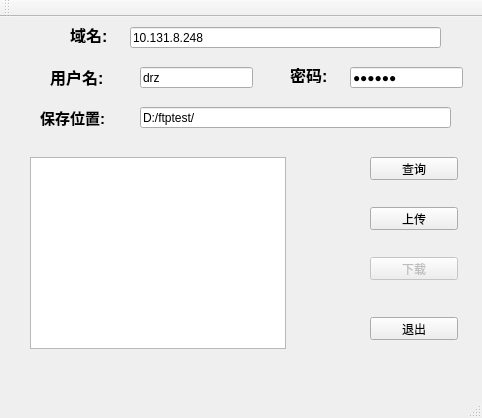
<?xml version="1.0" encoding="UTF-8"?>
<ui version="4.0">
 <class>FTPclientClass</class>
 <widget class="QMainWindow" name="FTPclientClass">
  <property name="enabled">
   <bool>true</bool>
  </property>
  <property name="geometry">
   <rect>
    <x>0</x>
    <y>0</y>
    <width>482</width>
    <height>418</height>
   </rect>
  </property>
  <property name="windowTitle">
   <string>FTPclient</string>
  </property>
  <widget class="QWidget" name="centralWidget">
   <widget class="QListWidget" name="file_list">
    <property name="geometry">
     <rect>
      <x>30</x>
      <y>140</y>
      <width>256</width>
      <height>192</height>
     </rect>
    </property>
   </widget>
   <widget class="QLineEdit" name="ip_text">
    <property name="geometry">
     <rect>
      <x>130</x>
      <y>10</y>
      <width>311</width>
      <height>21</height>
     </rect>
    </property>
    <property name="text">
     <string>10.131.8.248</string>
    </property>
   </widget>
   <widget class="QLineEdit" name="username_text">
    <property name="geometry">
     <rect>
      <x>140</x>
      <y>50</y>
      <width>113</width>
      <height>21</height>
     </rect>
    </property>
    <property name="text">
     <string>drz</string>
    </property>
   </widget>
   <widget class="QLineEdit" name="password_text">
    <property name="geometry">
     <rect>
      <x>350</x>
      <y>50</y>
      <width>113</width>
      <height>21</height>
     </rect>
    </property>
    <property name="text">
     <string>123456</string>
    </property>
    <property name="echoMode">
     <enum>QLineEdit::Password</enum>
    </property>
   </widget>
   <widget class="QPushButton" name="query_button">
    <property name="geometry">
     <rect>
      <x>370</x>
      <y>140</y>
      <width>88</width>
      <height>23</height>
     </rect>
    </property>
    <property name="text">
     <string>查询</string>
    </property>
   </widget>
   <widget class="QPushButton" name="upload_button">
    <property name="geometry">
     <rect>
      <x>370</x>
      <y>190</y>
      <width>88</width>
      <height>23</height>
     </rect>
    </property>
    <property name="text">
     <string>上传</string>
    </property>
   </widget>
   <widget class="QPushButton" name="download_button">
    <property name="enabled">
     <bool>false</bool>
    </property>
    <property name="geometry">
     <rect>
      <x>370</x>
      <y>240</y>
      <width>88</width>
      <height>23</height>
     </rect>
    </property>
    <property name="text">
     <string>下载</string>
    </property>
   </widget>
   <widget class="QPushButton" name="quit_button">
    <property name="geometry">
     <rect>
      <x>370</x>
      <y>300</y>
      <width>88</width>
      <height>23</height>
     </rect>
    </property>
    <property name="text">
     <string>退出</string>
    </property>
   </widget>
   <widget class="QLabel" name="ip_label">
    <property name="geometry">
     <rect>
      <x>70</x>
      <y>10</y>
      <width>51</width>
      <height>16</height>
     </rect>
    </property>
    <property name="font">
     <font>
      <pointsize>12</pointsize>
      <weight>75</weight>
      <bold>true</bold>
     </font>
    </property>
    <property name="text">
     <string>域名:</string>
    </property>
   </widget>
   <widget class="QLabel" name="username_label">
    <property name="geometry">
     <rect>
      <x>50</x>
      <y>50</y>
      <width>81</width>
      <height>20</height>
     </rect>
    </property>
    <property name="font">
     <font>
      <pointsize>12</pointsize>
      <weight>75</weight>
      <bold>true</bold>
     </font>
    </property>
    <property name="text">
     <string>用户名:</string>
    </property>
   </widget>
   <widget class="QLabel" name="password_label">
    <property name="geometry">
     <rect>
      <x>290</x>
      <y>50</y>
      <width>51</width>
      <height>16</height>
     </rect>
    </property>
    <property name="font">
     <font>
      <pointsize>12</pointsize>
      <weight>75</weight>
      <bold>true</bold>
     </font>
    </property>
    <property name="text">
     <string>密码:</string>
    </property>
   </widget>
   <widget class="QLineEdit" name="dir_text">
    <property name="geometry">
     <rect>
      <x>140</x>
      <y>90</y>
      <width>311</width>
      <height>21</height>
     </rect>
    </property>
    <property name="text">
     <string>D:/ftptest/</string>
    </property>
   </widget>
   <widget class="QLabel" name="dir_label">
    <property name="geometry">
     <rect>
      <x>40</x>
      <y>90</y>
      <width>91</width>
      <height>21</height>
     </rect>
    </property>
    <property name="font">
     <font>
      <pointsize>11</pointsize>
      <weight>75</weight>
      <bold>true</bold>
     </font>
    </property>
    <property name="text">
     <string>保存位置:</string>
    </property>
   </widget>
  </widget>
  <widget class="QMenuBar" name="menuBar">
   <property name="geometry">
    <rect>
     <x>0</x>
     <y>0</y>
     <width>482</width>
     <height>26</height>
    </rect>
   </property>
  </widget>
  <widget class="QToolBar" name="mainToolBar">
   <attribute name="toolBarArea">
    <enum>TopToolBarArea</enum>
   </attribute>
   <attribute name="toolBarBreak">
    <bool>false</bool>
   </attribute>
  </widget>
  <widget class="QStatusBar" name="statusBar"/>
 </widget>
 <layoutdefault spacing="6" margin="11"/>
 <resources>
  <include location="ftpclient.qrc"/>
 </resources>
 <connections/>
</ui>
